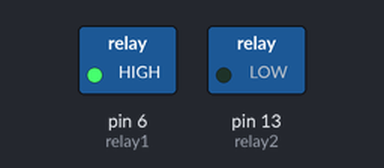
The sketch below on a simulated Arduino Uno, built with avr-gcc and run on an emulated ATmega328P. On the bench: switched loads named in the sketch (green lamp = pin HIGH). Dashed ring = blinking.

Above: at 0.2 s.
Timing chart, 0 to 3.0 s (numbered marks = the images above):
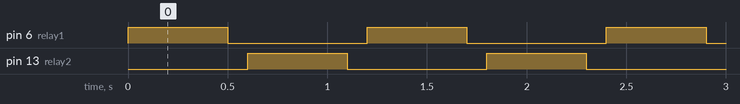

The sketch:

DC_Motor_with_2_relays_code.ino
```cpp
const int relay1=6;
const int relay2=13;

void setup()
{
  pinMode(relay1, OUTPUT);
  pinMode(relay2, OUTPUT);

}

void loop()
{
  digitalWrite(relay1, HIGH);
  delay(500);
  digitalWrite(relay1, LOW);
  delay(100);

  digitalWrite(relay2, HIGH);
  delay(500);
  digitalWrite(relay2, LOW);
  delay(100);
}
```

Measured:
- by itself, pin 6 (relay1), pin 13 (relay2): alternates HIGH for 0.50 s and LOW for 0.70 s
- by itself, everything shown: repeats every 1.2 s, in 4 steps
